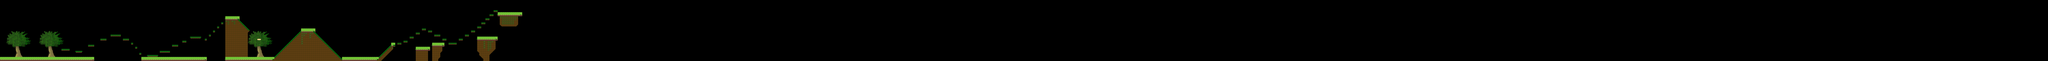

This game map was drawn from its Tiled (.tmx) file and the tilesets committed beside it. A one-line description and the trimmed map source follow:
An orthogonal 1000x30 tile map with 16x16 px tiles, 2 tile layers (Background, Foreground) and 55 objects (3x Golem).

<map version="1.0" orientation="orthogonal" renderorder="right-down" width="1000" height="30" tilewidth="16" tileheight="16" nextobjectid="99">
 <tileset firstgid="1" name="Grass" tilewidth="192" tileheight="240">
  <tile id="0">
   <image width="32" height="32" source="world/Chest_Closed.png" />
  </tile>
  <tile id="1">
   <image width="16" height="16" source="world/DirtBlock_01.png" />
  </tile>
  <tile id="2">
   <image width="16" height="16" source="world/DirtBot_01.png" />
  </tile>
  <tile id="3">
   <image width="16" height="16" source="world/DirtBot_02.png" />
  </tile>
  <tile id="4">
   <image width="16" height="16" source="world/FlowerBlock_01.png" />
  </tile>
  <tile id="5">
   <image width="16" height="16" source="world/FlowerBlock_02.png" />
  </tile>
  <tile id="6">
   <image width="16" height="16" source="world/GrassBot_01.png" />
  </tile>
  <tile id="7">
   <image width="16" height="16" source="world/GrassBot_02.png" />
  </tile>
  <tile id="8">
   <image width="16" height="16" source="world/GrassPlatform_01.png" />
  </tile>
  <tile id="9">
   <image width="16" height="16" source="world/GrassPlatform_02.png" />
  </tile>
  <tile id="10">
   <image width="16" height="16" source="world/GrassPlatformEdge_left.png" />
  </tile>
  <tile id="11">
   <image width="16" height="16" source="world/GrassPlatformEdge_right.png" />
  </tile>
  <tile id="12">
   <image width="16" height="16" source="world/GrassSlope_01.png" />
  </tile>
  <tile id="13">
   <image width="16" height="16" source="world/GrassSlope_02.png" />
  </tile>
  <tile id="14">
   <image width="192" height="240" source="world/Tree_01.png" />
  </tile>
  <tile id="15">
   <image width="192" height="240" source="world/Tree_02.png" />
  </tile>
  <tile id="16">
   <image width="192" height="240" source="world/Tree_03.png" />
  </tile>
  <tile id="17">
   <image width="80" height="112" source="enemies/Golem_Walk_01.png" />
  </tile>
  <tile id="18">
   <image width="16" height="16" source="world/FlowerBlock_01.png" />
  </tile>
  <tile id="19">
   <image width="16" height="16" source="items/Coin.png" />
  </tile>
 </tileset>
 <layer name="Background" width="1000" height="30">
  <data>[30000 cells, 0 non-empty, 0 distinct tile ids]</data>
 </layer>
 <layer name="Foreground" width="1000" height="30">
  <data>[30000 cells, 998 non-empty, 16 distinct tile ids]</data>
 </layer>
 <objectgroup name="Map_Collisions">
  <object id="16" x="0" y="464" width="720" height="16" />
  <object id="17" x="480" y="384" width="64" height="16" />
  <object id="18" x="592" y="400" width="48" height="16" />
  <object id="19" x="688" y="352" width="48" height="16" />
  <object id="20" x="784" y="304" width="48" height="16" />
  <object id="22" x="864" y="272" width="80" height="16" />
  <object id="23" x="960" y="304" width="48" height="16" />
  <object id="24" x="1024" y="336" width="16" height="16" />
  <object id="25" x="1056" y="368" width="16" height="16" />
  <object id="26" x="1088" y="416" width="16" height="16" />
  <object id="28" x="1152" y="432" width="80" height="16" />
  <object id="30" x="1248" y="400" width="80" height="16" />
  <object id="31" x="1344" y="352" width="48" height="16" />
  <object id="32" x="1424" y="320" width="32" height="16" />
  <object id="33" x="1488" y="288" width="80" height="16" />
  <object id="34" x="1600" y="304" width="16" height="16" />
  <object id="35" x="1632" y="272" width="16" height="16" />
  <object id="36" x="1664" y="240" width="16" height="16" />
  <object id="38" x="1696" y="208" width="16" height="16" />
  <object id="39" x="1728" y="176" width="16" height="16" />
  <object id="42" x="1760" y="464" width="368" height="16" />
  <object id="45" x="2448" y="240">
   <polygon points="0,0 240,240 224,240 -16,0" />
  </object>
  <object id="46" x="2352" y="240" width="96" height="16" />
  <object id="57" x="2000" y="304" width="48" height="16" />
  <object id="58" x="2672" y="464" width="272" height="16" />
  <object id="59" x="1840" y="144">
   <polygon points="0,0 96,96 112,96 16,0" />
  </object>
  <object id="60" x="2112" y="480">
   <polygon points="0,0 240,-240 256,-240 16,0" />
  </object>
  <object id="63" x="1760" y="144" width="96" height="16" />
  <object id="68" x="1104" y="464" width="496" height="16" />
  <object id="73" x="3056" y="352">
   <polygon points="0,0 -128,128 -112,128 16,0" />
  </object>
  <object id="75" x="3056" y="352" width="32" height="16" />
  <object id="76" x="3104" y="336" width="32" height="16" />
  <object id="77" x="3152" y="320" width="32" height="16" />
  <object id="78" x="3200" y="288" width="32" height="16" />
  <object id="80" x="3248" y="256" width="32" height="16" />
  <object id="81" x="3296" y="224" width="32" height="16" />
  <object id="82" x="3344" y="240" width="32" height="16" />
  <object id="83" x="3392" y="272" width="48" height="16" />
  <object id="84" x="3456" y="304" width="32" height="16" />
  <object id="85" x="3504" y="336" width="64" height="16" />
  <object id="86" x="3584" y="304" width="32" height="16" />
  <object id="87" x="3632" y="272" width="32" height="16" />
  <object id="88" x="3680" y="240" width="32" height="16" />
  <object id="89" x="3728" y="208" width="32" height="16" />
  <object id="90" x="3760" y="176" width="32" height="16" />
  <object id="91" x="3792" y="144" width="32" height="16" />
  <object id="92" x="3824" y="112" width="32" height="16" />
  <object id="93" x="3856" y="80" width="32" height="16" />
  <object id="94" x="3888" y="112" width="176" height="16" />
  <object id="96" x="3728" y="304" width="144" height="16" />
  <object id="97" x="3376" y="352" width="80" height="16" />
  <object id="98" x="3248" y="384" width="96" height="16" />
 </objectgroup>
 <objectgroup name="Map_Objects">
  <object id="54" type="Golem" gid="18" x="1808" y="464" />
  <object id="55" type="Golem" gid="18" x="2352" y="240" />
  <object id="95" type="Golem" gid="18" x="3776" y="304" />
 </objectgroup>
</map>